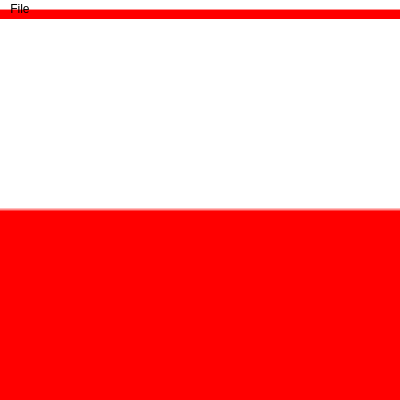
<?xml version="1.0" encoding="UTF-8"?>
<ui version="4.0">
 <class>MainWindow</class>
 <widget class="QMainWindow" name="MainWindow">
  <property name="geometry">
   <rect>
    <x>0</x>
    <y>0</y>
    <width>400</width>
    <height>400</height>
   </rect>
  </property>
  <property name="windowTitle">
   <string>MainWindow</string>
  </property>
  <property name="styleSheet">
   <string notr="true">background-color: qlineargradient(spread:pad, x1:0, y1:0, x2:0, y2:1, stop:0 rgba(255, 255, 255, 255), stop:0.495 rgba(255, 255, 255, 255), stop:0.505 rgba(255, 0, 0, 255), stop:1 rgba(255, 0, 0, 255));</string>
  </property>
  <widget class="QWidget" name="centralWidget"/>
  <widget class="QMenuBar" name="menuBar">
   <property name="geometry">
    <rect>
     <x>0</x>
     <y>0</y>
     <width>400</width>
     <height>18</height>
    </rect>
   </property>
   <widget class="QMenu" name="menuFile">
    <property name="title">
     <string>File</string>
    </property>
    <addaction name="action1"/>
    <addaction name="action2"/>
    <addaction name="action"/>
   </widget>
   <addaction name="menuFile"/>
  </widget>
  <action name="action1">
   <property name="text">
    <string>打开</string>
   </property>
  </action>
  <action name="action2">
   <property name="text">
    <string>输入原点和宽高</string>
   </property>
  </action>
  <action name="action">
   <property name="text">
    <string>离开</string>
   </property>
  </action>
 </widget>
 <layoutdefault spacing="6" margin="11"/>
 <resources/>
 <connections>
  <connection>
   <sender>action</sender>
   <signal>triggered()</signal>
   <receiver>MainWindow</receiver>
   <slot>close()</slot>
   <hints>
    <hint type="sourcelabel">
     <x>-1</x>
     <y>-1</y>
    </hint>
    <hint type="destinationlabel">
     <x>199</x>
     <y>199</y>
    </hint>
   </hints>
  </connection>
 </connections>
</ui>
